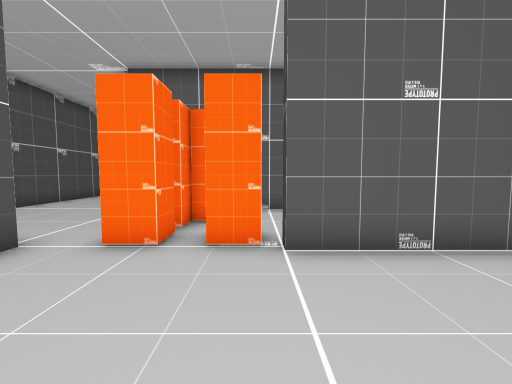
View 1 (above)

24 first-person views from a walk through a 3-D level made in the Unity game engine. The camera is 1.3 m above the floor, tilts 4° down and sees 90° across. The floor is counted in squares, 1 m on a side. Each view is taken from the middle of a square. On the plan, view 1 faces up. The plan holds only what a view shows up to about 13 squares ahead; the rest is blank. The place goes on beyond the plan. The player is left out. Some surface patterns are stand-ins.

View 2
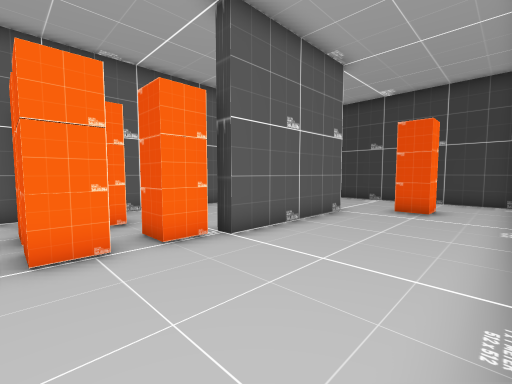

View 3
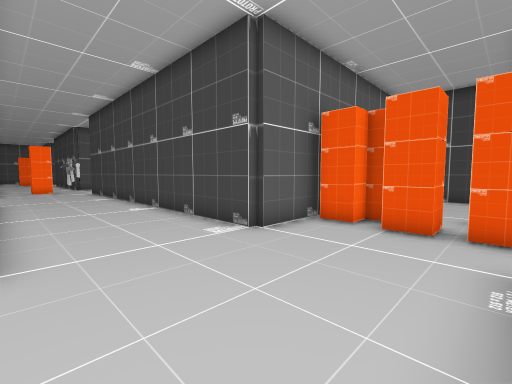

View 4
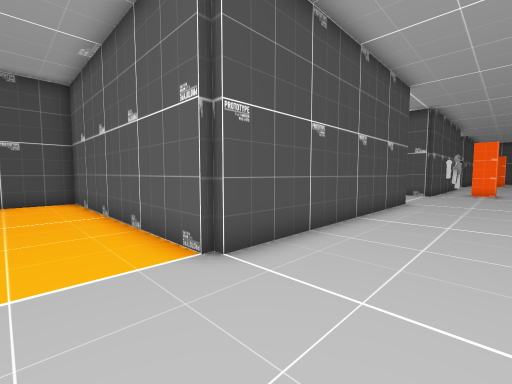

View 5
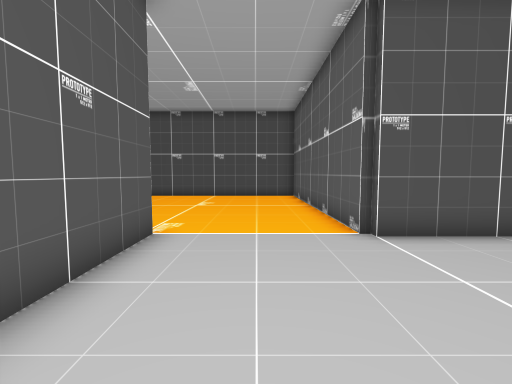

View 6
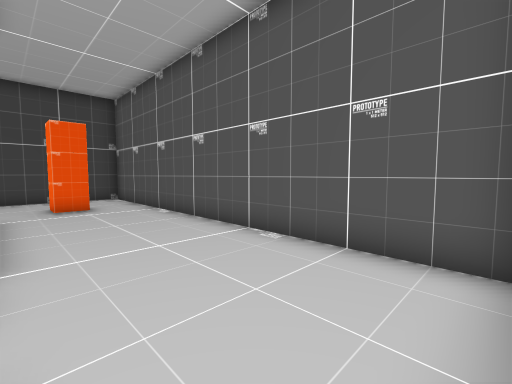

View 7
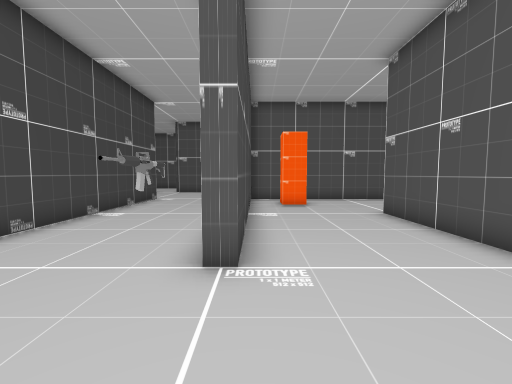

View 8
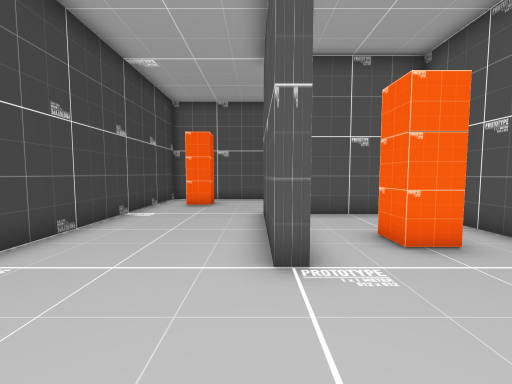

View 9
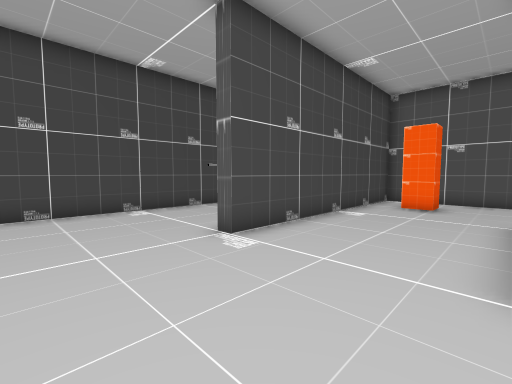

View 10
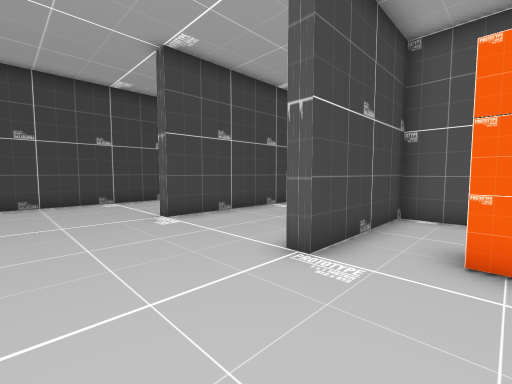

View 11
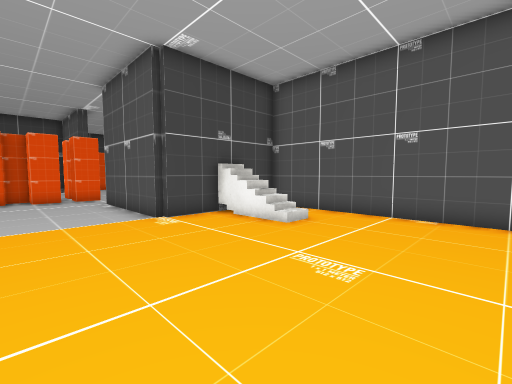

View 12
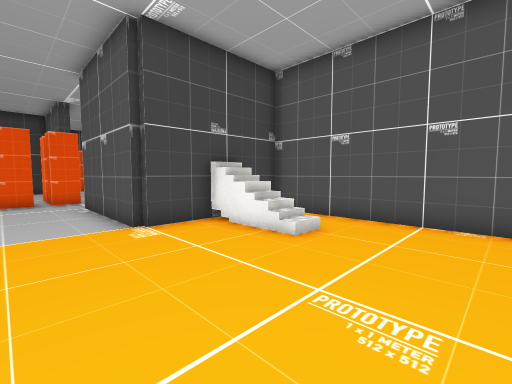

View 13
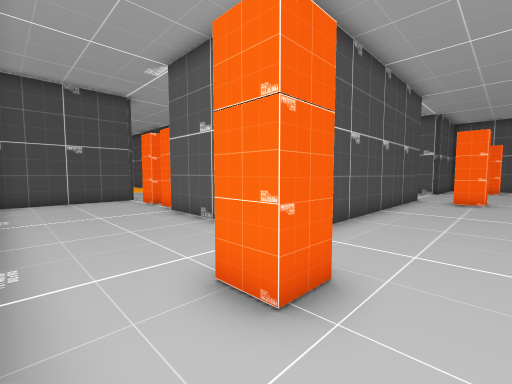

View 14
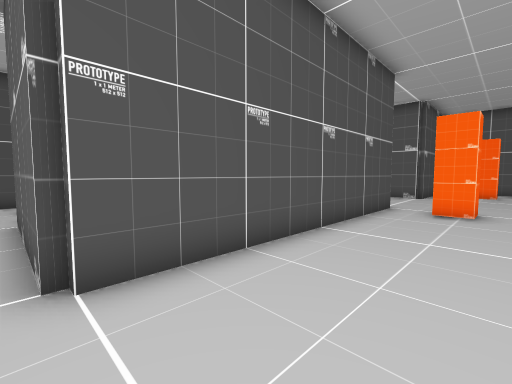

View 15
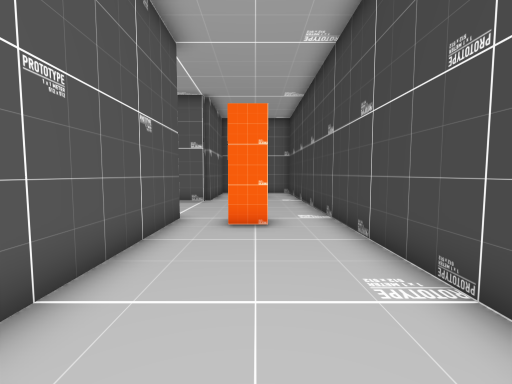

View 16
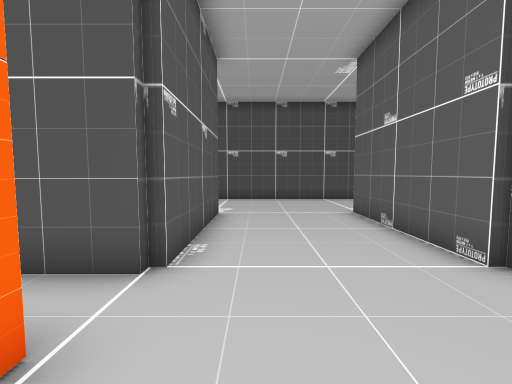

View 17
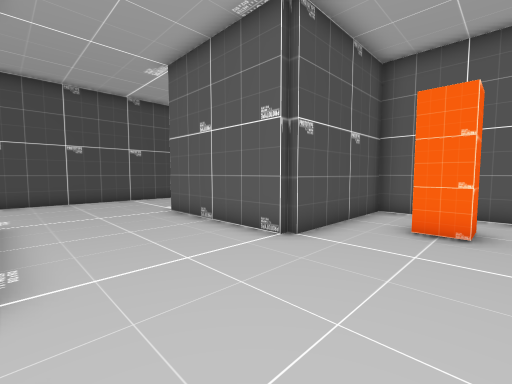

View 18
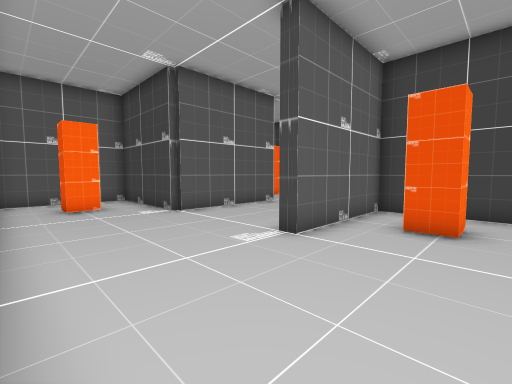

View 19
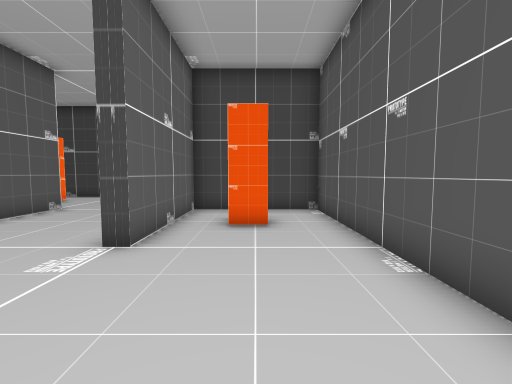

View 20
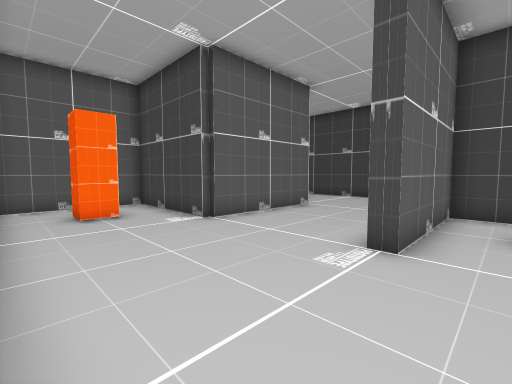

View 21
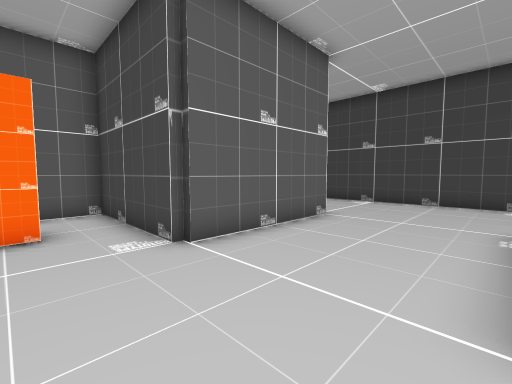

View 22
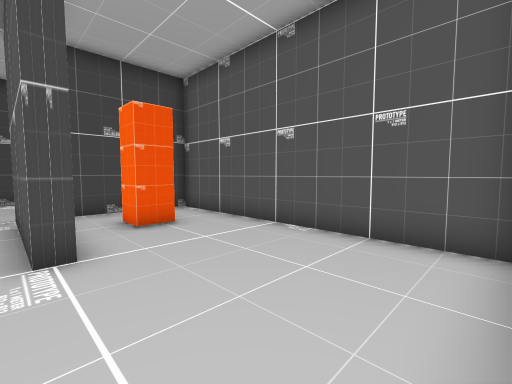

View 23
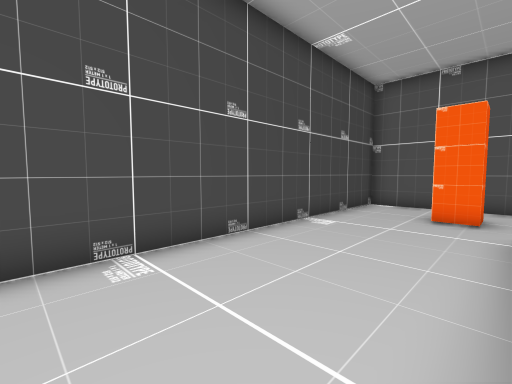

View 24
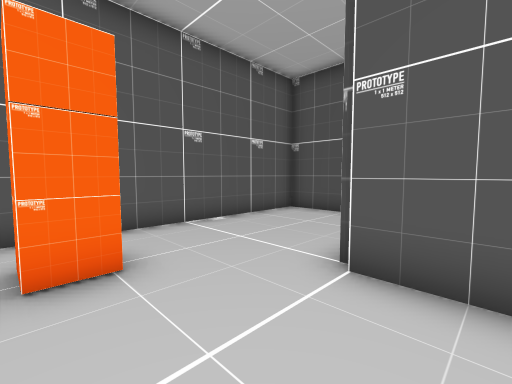

### Floor plan
Points are (right, up) in squares from view 1. A wall is a line through its corners. A room is listed if a view was taken in it or the views show most of it. See-through windows are left out.
Room 1 (views 1, 2, 3, 4, 5, 6, 7, 8, 9, 10, 11, 12, 13, 14, 15, 16, 17, 18, 19, 20, 21, 22, 23, 24)
walls: (5.8, 14.6) (5.8, 4.5); (5.6, 19.2) (0.3, 19.2) (0.3, 24.2) (-4.1, 24.2); (3.9, 9.3) (3.2, 9.3); (9.1, 24.2) (5.8, 24.2) (5.8, 19.5); (1, 9.3) (0, 9.3); (5.3, 6.2) (5.3, 7.2); (-1.9, 9.3) (-4.5, 9.3); (5.6, 4.2) (0.5, 4.2) (0.5, 4.8); (-4.2, 20.2) (-4.2, 14.9); (-4.1, 9.7) (5.3, 9.7) (5.3, 14.2) (0.5, 14.2) (0.5, 14.7) (5.5, 14.7); (-4.8, 9.5) (-4.8, 23.1); (-4.2, 4.6) (-4.2, -0.3) (10.3, -0.3) (10.3, 21.2); (-9.6, 4.8) (-4.5, 4.8); (-17.5, 14.7) (-14.8, 14.7) (-14.8, 19.5) (-14.3, 19.5) (-14.3, 14.5); (-17.5, 9.7) (-9.8, 9.7) (-9.8, 19.5) (-9.2, 19.5) (-9.2, 9.3) (-17.5, 9.3); (-17.1, -0.3) (-9.8, -0.3) (-9.8, 4.5)
objects: other object (-17, 18); other object (-12, 12) to (-11, 12); other object (-7, 15) to (-7, 18); other object (-3, 5) to (-2, 5); other object (-3, 7) to (-2, 7); other object (-2, 6); other object (-2, 8); other object (-2, 22); other object (-1, 5) to (0, 5); other object (-1, 7) to (-1, 8); other object (0, 6); other object (3, 12); other object (7, 2) to (7, 3); other object (8, 14); other object (8, 22)

Positions as (right, up) in squares from view 1, and headings:
1: (0, 0), facing up
2: (-3, 0), facing up-right
3: (-9, 5), facing up-right
4: (-6, 7), facing up-left
5: (-4, 7), facing left
6: (-4, 4), facing down-right
7: (-10, 23), facing down
8: (-14, 23), facing down
9: (-14, 23), facing down-right
10: (-17, 23), facing down-right
11: (-17, 8), facing down-right
12: (-16, 7), facing down-right
13: (9, 0), facing up-left
14: (9, 4), facing up-left
15: (8, 7), facing up
16: (9, 16), facing left
17: (9, 15), facing up-left
18: (-4, 11), facing up-right
19: (-4, 12), facing right
20: (-4, 13), facing up-right
21: (-2, 15), facing up-right
22: (-4, 15), facing down-right
23: (6, 11), facing down-right
24: (-11, 16), facing down-left
